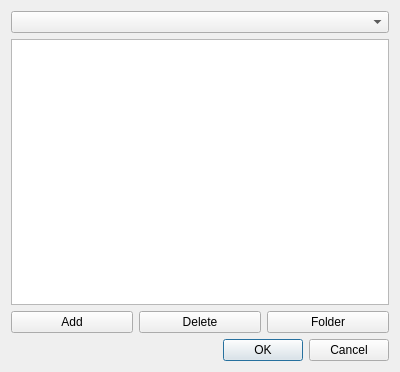
<?xml version="1.0" encoding="UTF-8"?>
<ui version="4.0">
 <class>Dialog</class>
 <widget class="QDialog" name="Dialog">
  <property name="geometry">
   <rect>
    <x>0</x>
    <y>0</y>
    <width>400</width>
    <height>372</height>
   </rect>
  </property>
  <property name="windowTitle">
   <string>Choose rule</string>
  </property>
  <layout class="QGridLayout" name="gridLayout">
   <item row="2" column="0">
    <widget class="QPushButton" name="addBtn">
     <property name="text">
      <string>Add</string>
     </property>
    </widget>
   </item>
   <item row="0" column="0" colspan="3">
    <widget class="QComboBox" name="comboBox"/>
   </item>
   <item row="2" column="1">
    <widget class="QPushButton" name="deleteBtn">
     <property name="text">
      <string>Delete</string>
     </property>
    </widget>
   </item>
   <item row="1" column="0" colspan="3">
    <widget class="QTreeView" name="treeView">
     <attribute name="headerVisible">
      <bool>false</bool>
     </attribute>
    </widget>
   </item>
   <item row="2" column="2">
    <widget class="QPushButton" name="folderBtn">
     <property name="text">
      <string>Folder</string>
     </property>
    </widget>
   </item>
   <item row="3" column="0" colspan="3">
    <widget class="QDialogButtonBox" name="buttonBox">
     <property name="standardButtons">
      <set>QDialogButtonBox::Cancel|QDialogButtonBox::Ok</set>
     </property>
    </widget>
   </item>
  </layout>
 </widget>
 <resources/>
 <connections/>
</ui>
